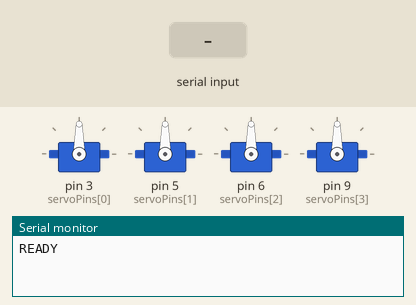
Bench run of a sketch on a simulated Arduino Uno, built with avr-gcc and run on an emulated ATmega328P. Shown: 4 × servo, the last lines printed to the serial monitor. The test bench sets the inputs (shaded band).

Above: at 1.9 s.
2.0 s: "pick\n" received over Serial
At 3.2 s:
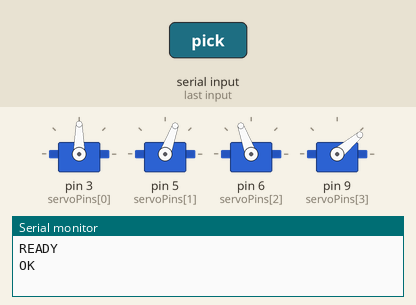
3.5 s: "drop paper\n" received over Serial
At 4.7 s:
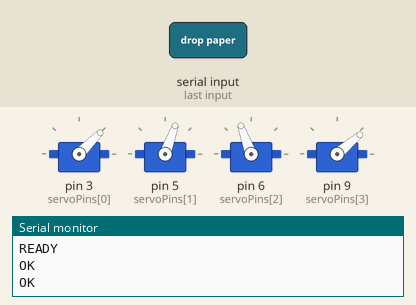
5.0 s: "drop metal\n" received over Serial
At 5.9 s:
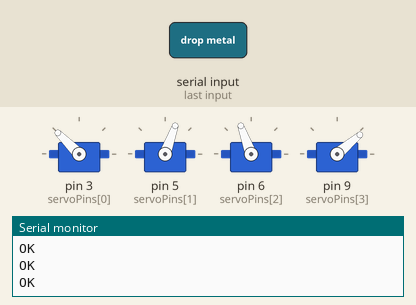
6.5 s: "drop other\n" received over Serial
At 7.0 s:
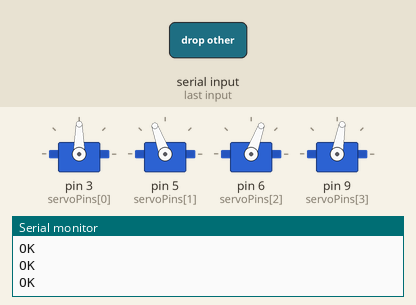
8.0 s: "home\n" received over Serial
At 9.1 s:
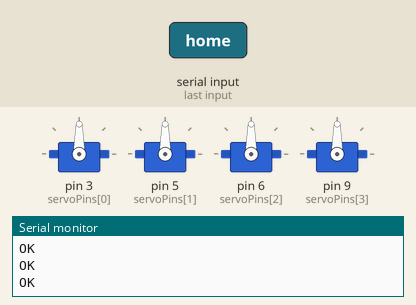
9.5 s: "drop plastic\n" received over Serial
At 10.6 s:
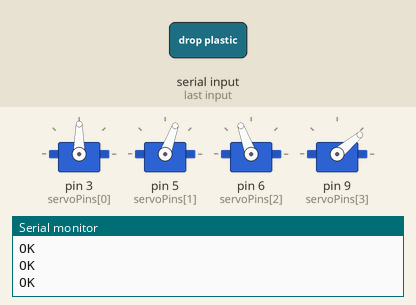
Timing chart, 0 to 12.0 s (numbered marks = the images above; inputs shaded):
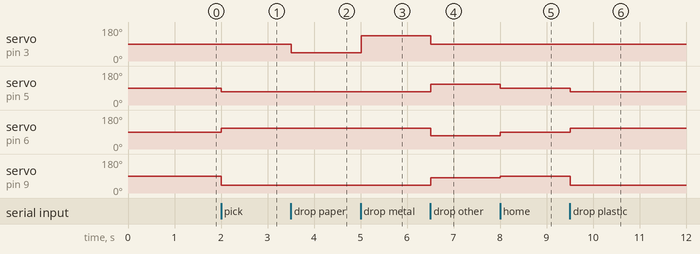

The sketch:

recycling_arm.ino
```cpp
#include <Servo.h>

Servo servos[4];
const byte servoPins[4] = {3, 5, 6, 9}; // base, shoulder, elbow, gripper

const int HOME[4] = {90, 90, 90, 90};
const int PICK[4] = {90, 70, 110, 40};
const int PLASTIC_BIN[4] = {90, 70, 110, 40};
const int PAPER_BIN[4]   = {45, 70, 110, 40};
const int METAL_BIN[4]   = {135, 70, 110, 40};
const int OTHER_BIN[4]   = {90, 110, 70, 80};

void moveTo(const int angles[4]) {
  for (byte i = 0; i < 4; i++) {
    servos[i].write(constrain(angles[i], 0, 180));
  }
  delay(700);
}
void handleCommand(String command) {
  command.trim();
  command.toLowerCase();

  if (command == "home") {
    moveTo(HOME);
  } else if (command == "pick") {
    moveTo(PICK);
  } else if (command == "drop plastic") {
    moveTo(PLASTIC_BIN);
  } else if (command == "drop paper") {
    moveTo(PAPER_BIN);
  } else if (command == "drop metal") {
    moveTo(METAL_BIN);
  } else if (command == "drop other") {
    moveTo(OTHER_BIN);
  } else {
    Serial.println("ERR");
    return;
  }

  Serial.println("OK");
}

void setup() {
  Serial.begin(9600);
  Serial.setTimeout(1000);

  for (byte i = 0; i < 4; i++) {
    servos[i].attach(servoPins[i]);
  }

  moveTo(HOME);
  Serial.println("READY");
}

void loop() {
  if (Serial.available() > 0) {
  String command = Serial.readStringUntil('\n');
  handleCommand(command);

  }
}
```

Measured:
- after the input at 2.0 s, servo on pin 5 (servoPins[1]): 90° → 70° at once; servo on pin 6 (servoPins[2]): 90° → 110° at once; servo on pin 9 (servoPins[3]): 90° → 40° at once
- after the input at 3.5 s, servo on pin 3 (servoPins[0]): 90° → 45° at once
- after the input at 5.0 s, servo on pin 3 (servoPins[0]): 45° → 135° at once
- after the input at 6.5 s, servo on pin 3 (servoPins[0]): 135° → 90° at once; servo on pin 5 (servoPins[1]): 70° → 110° at once; servo on pin 6 (servoPins[2]): 110° → 70° at once; servo on pin 9 (servoPins[3]): 40° → 80° at once
- after the input at 8.0 s, servo on pin 5 (servoPins[1]): 110° → 90° at once; servo on pin 6 (servoPins[2]): 70° → 90° at once; servo on pin 9 (servoPins[3]): 80° → 90° at once
- after the input at 9.5 s, servo on pin 5 (servoPins[1]): 90° → 70° at once; servo on pin 6 (servoPins[2]): 90° → 110° at once; servo on pin 9 (servoPins[3]): 90° → 40° at once
